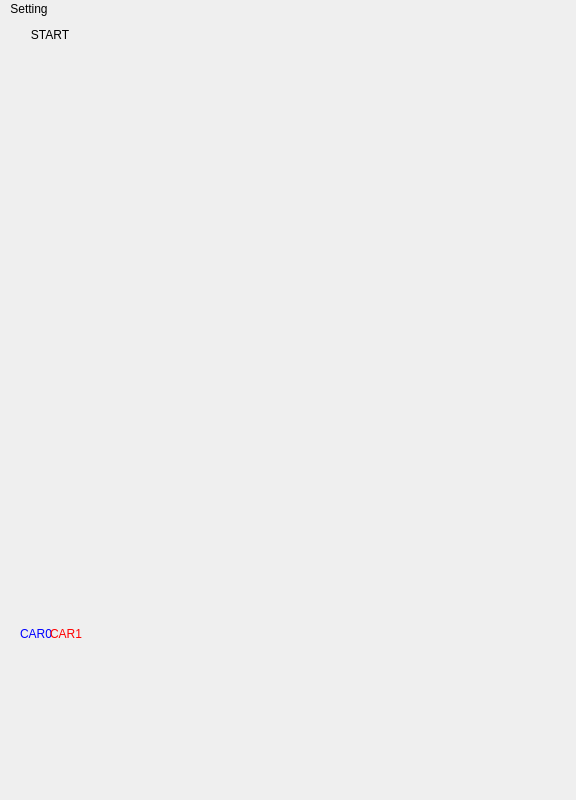
<?xml version="1.0" encoding="UTF-8"?>
<ui version="4.0">
 <class>MainWindow</class>
 <widget class="QMainWindow" name="MainWindow">
  <property name="geometry">
   <rect>
    <x>0</x>
    <y>0</y>
    <width>576</width>
    <height>800</height>
   </rect>
  </property>
  <property name="windowTitle">
   <string>MainWindow</string>
  </property>
  <property name="styleSheet">
   <string notr="true">background-image: url(:/images/images/bg2.png);
border: 0px 
</string>
  </property>
  <property name="toolButtonStyle">
   <enum>Qt::ToolButtonIconOnly</enum>
  </property>
  <widget class="QWidget" name="centralwidget">
   <widget class="QLabel" name="CAR0">
    <property name="geometry">
     <rect>
      <x>20</x>
      <y>580</y>
      <width>40</width>
      <height>70</height>
     </rect>
    </property>
    <property name="styleSheet">
     <string notr="true">background-image: url();
background-color : none;
color : blue;</string>
    </property>
    <property name="text">
     <string>CAR0</string>
    </property>
   </widget>
   <widget class="QLabel" name="CAR1">
    <property name="geometry">
     <rect>
      <x>50</x>
      <y>580</y>
      <width>40</width>
      <height>70</height>
     </rect>
    </property>
    <property name="styleSheet">
     <string notr="true">background-image: url();
background-color : none;
color : red;</string>
    </property>
    <property name="text">
     <string>CAR1</string>
    </property>
   </widget>
   <widget class="QLabel" name="CAR2">
    <property name="geometry">
     <rect>
      <x>100</x>
      <y>1000</y>
      <width>40</width>
      <height>70</height>
     </rect>
    </property>
    <property name="styleSheet">
     <string notr="true">background-image: url();
background-color : none;
color : green;</string>
    </property>
    <property name="text">
     <string>CAR2</string>
    </property>
   </widget>
   <widget class="QLabel" name="CAR3">
    <property name="geometry">
     <rect>
      <x>190</x>
      <y>1000</y>
      <width>40</width>
      <height>70</height>
     </rect>
    </property>
    <property name="styleSheet">
     <string notr="true">background-image: url();
background-color : none;
color : yellow;</string>
    </property>
    <property name="text">
     <string>CAR3</string>
    </property>
   </widget>
   <widget class="QPushButton" name="startButton">
    <property name="geometry">
     <rect>
      <x>0</x>
      <y>0</y>
      <width>100</width>
      <height>32</height>
     </rect>
    </property>
    <property name="text">
     <string>START</string>
    </property>
   </widget>
  </widget>
  <widget class="QMenuBar" name="menubar">
   <property name="geometry">
    <rect>
     <x>0</x>
     <y>0</y>
     <width>576</width>
     <height>21</height>
    </rect>
   </property>
   <widget class="QMenu" name="menuSetting">
    <property name="title">
     <string>Setting</string>
    </property>
    <addaction name="actionSTART"/>
    <addaction name="actionPAUSE"/>
    <addaction name="actionRESUME"/>
    <addaction name="actionEXIT"/>
   </widget>
   <addaction name="menuSetting"/>
  </widget>
  <widget class="QStatusBar" name="statusbar"/>
  <action name="actionSTART">
   <property name="text">
    <string>START</string>
   </property>
  </action>
  <action name="actionPAUSE">
   <property name="text">
    <string>PAUSE</string>
   </property>
  </action>
  <action name="actionRESUME">
   <property name="text">
    <string>RESUME</string>
   </property>
  </action>
  <action name="actionEXIT">
   <property name="text">
    <string>EXIT</string>
   </property>
  </action>
 </widget>
 <resources/>
 <connections/>
</ui>
